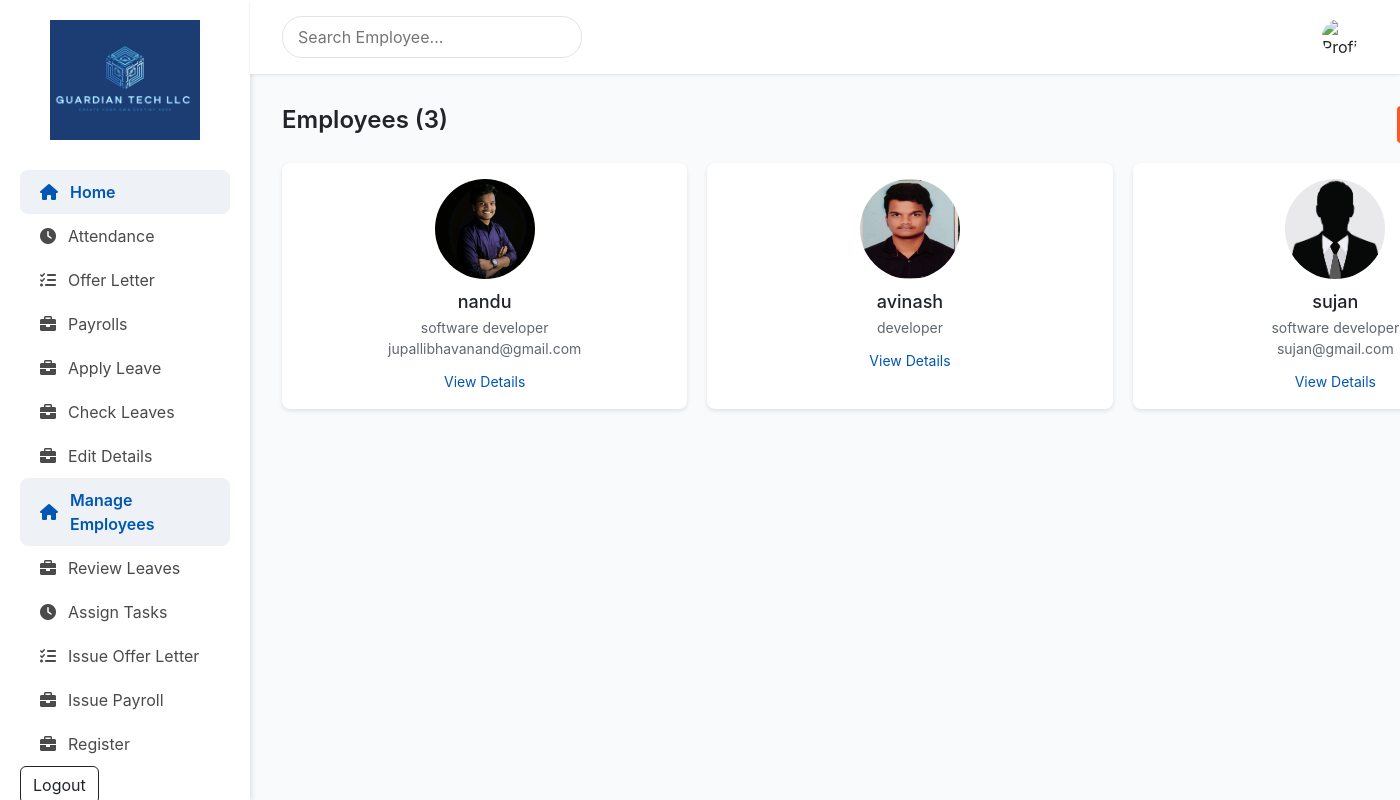
Page /employees/ (signed in) on the committed database.
### user/models.py (models this page shows, shortened)
class Employee(models.Model):
    user = models.OneToOneField(User, on_delete=models.CASCADE)
    manager = models.ForeignKey(Manager, on_delete=models.SET_NULL, null=True, blank=True)
    father_name = models.CharField(max_length=100)
    date_of_birth = models.DateField(null=True)
    gender = models.CharField(max_length=10)
    phone = models.CharField(max_length=15, validators=[RegexValidator(r'^\d{10,15}$', 'Enter a valid phone number')])
    email = models.EmailField(unique=True)  # Ensure email is unique
    local_address = models.CharField(max_length=255)
    permanent_address = models.CharField(max_length=255)
    department = models.CharField(max_length=50)
    employee_id = models.CharField(max_length=10, unique=True)  # Ensure employee ID is unique
    photo = models.ImageField(upload_to='employee_photos/', default='employee_photos/avatar.jpg', null=True, blank=True)
    banner = models.ImageField(upload_to='employee_banner/',null=True, blank=True)

### user/views.py (the view)
# urls.py: path('employees/', user_view.employee_list, name='employee_list'),
@user_passes_test(is_manager)
def employee_list(request):
    search_query = request.GET.get('search', '')  # Get the search query from the URL
    if search_query:
        employees = Employee.objects.filter(
            Q(user__first_name__icontains=search_query) |  # Match first name
            Q(user__last_name__icontains=search_query) |   # Match last name
            Q(user__username__icontains=search_query)      # Match username
        )
    else:
        employees = Employee.objects.all()  # Default: Show all employees if no search query
    return render(request, 'manager/employee_list.html', {'employees': employees, 'search_query': search_query})

### user/views.py (called while the page is built)
def is_manager(user):
    return hasattr(user, 'manager')

### templates/manager/employee_list.html (shortened to what this page needs)
{% load static %}
<!DOCTYPE html>
<html lang="en">
<head>
  <link href="https://cdnjs.cloudflare.com/ajax/libs/font-awesome/6.0.0/css/all.min.css" rel="stylesheet">
  <link href="https://cdn.jsdelivr.net/npm/bootstrap@5.3.3/dist/css/bootstrap.min.css" rel="stylesheet">
</head>
<body>
  <div class="sidebar">
    <div class="logo">
      <img src="{% static 'images/fulllogo.jpg' %}" alt="Logo">
    </div>
    <a href="{% url 'profile' %}" class="active"><i class="fas fa-home"></i> Home</a>
    <a href="{% url 'view_attendance' %}"><i class="fas fa-clock"></i> Attendance</a>
    <a href="{% url 'view_offer_letter' %}"><i class="fas fa-tasks"></i> Offer Letter</a>
    <a href="{% url 'view_payrolls' %}"><i class="fas fa-briefcase"></i> Payrolls</a>
    <a href="{% url 'apply_leave' %}"><i class="fas fa-briefcase"></i> Apply Leave</a>
    <a href="{% url 'employee_leave_history' %}"><i class="fas fa-briefcase"></i> Check Leaves</a>
    <a href="{% url 'edit_personal_details' %}"><i class="fas fa-briefcase"></i> Edit Details</a>
    <a href="{% url 'employee_list' %}" class="active"><i class="fas fa-home"></i> Manage Employees</a>
    <a href="{% url 'review_leave' %}"><i class="fas fa-briefcase"></i> Review Leaves</a>
    <a href="{% url 'assign_task' %}"><i class="fas fa-clock"></i> Assign Tasks</a>
    <a href="{% url 'issue_offer_letter' %}"><i class="fas fa-tasks"></i> Issue Offer Letter</a>
    <a href="{% url 'upload_payroll' %}"><i class="fas fa-briefcase"></i> Issue Payroll</a>
    <a href="{% url 'user-register' %}"><i class="fas fa-briefcase"></i> Register</a>
    <form class="d-flex" action="{% url 'user-logout' %}" method="post">
      <button type="submit" class="btn btn-outline-dark">Logout</button>
    </form>
  </div>
  <nav class="navbar">
    <div class="search-bar">
      <input id="searchInput" type="text" placeholder="Search Employee..." onkeyup="searchEmployee()">
    </div>
    <div class="profile-menu">
      <img src="{% if profile.photo %}{{ profile.photo.url }}{% else %}{% static 'default_user.png' %}{% endif %}" alt="Profile">
    </div>
  </nav>
  <div class="container">
    <div class="employee-header">
      <h2>Employees ({{ employees.count }})</h2>
      <button class="add-btn" onclick="window.location.href='{% url 'user-register' %}'">+ Add Employee</button>
    </div>
    <div class="employee-grid" id="employeeGrid">
      {% for employee in employees %}
      <div class="employee-card" data-name="{{ employee.user.first_name }} {{ employee.user.last_name }}">
        <img src="{% if employee.photo %}{{ employee.photo.url }}{% else %}{% static 'default_user.png' %}{% endif %}" alt="Profile">
        <h5>{{ employee.user.username }}</h5>
        <p>{{ employee.department }}</p>
        <p>{{ employee.user.email }}</p>
        <a href="{% url 'employee_detail' employee.id %}" class="view-details">View Details</a>
      </div>
      {% endfor %}
    </div>
  </div>
</body>
</html>

### templates/manager/employee_list.html (style rules this page uses)
body { font-family: 'Inter', sans-serif; background-color: #f9fafc; margin: 0; }
.sidebar { width: 250px; height: 100vh; background-color: #fff; position: fixed; top: 0; left: 0; box-shadow: 2px 0 5px rgba(0, 0, 0, 0.1); padding: 20px; }
.sidebar .logo { text-align: center; margin-bottom: 30px; }
.sidebar .logo img { width: 150px; }
.sidebar a { text-decoration: none; color: #4a4a4a; display: flex; align-items: center; gap: 12px; padding: 10px 20px; font-size: 16px; transition: background-color 0.2s ease, color 0.2s ease; border-radius: 8px; }
.sidebar a:hover, .sidebar a.active { background-color: #eef2f6; color: #0056b3; font-weight: 600; }
.navbar { margin-left: 250px; padding: 1rem 2rem; background-color: #ffffff; box-shadow: 0 1px 3px rgba(0, 0, 0, 0.1); display: flex; align-items: center; justify-content: space-between; position: sticky; top: 0; z-index: 999; }
.navbar .search-bar input { width: 300px; border: 1px solid #e0e4e8; border-radius: 20px; padding: 8px 15px; }
.navbar .profile-menu { display: flex; align-items: center; }
.navbar .profile-menu img { width: 36px; height: 36px; border-radius: 50%; margin-right: 10px; }
.container { margin-left: 250px; padding: 2rem; }
.employee-header { display: flex; justify-content: space-between; align-items: center; margin-bottom: 20px; }
.employee-header h2 { font-size: 24px; font-weight: 600; }
.employee-header .add-btn { background-color: #ff5722; color: #fff; border: none; padding: 8px 16px; border-radius: 4px; font-size: 14px; transition: background-color 0.3s ease; }
.employee-grid { display: grid; grid-template-columns: repeat(auto-fill, minmax(300px, 1fr)); gap: 20px; }
.employee-card { background: #fff; border-radius: 8px; box-shadow: 0px 2px 4px rgba(0, 0, 0, 0.1); padding: 16px; text-align: center; transition: box-shadow 0.3s ease; }
.employee-card img { width: 100px; height: 100px; border-radius: 50%; margin-bottom: 12px; }
.employee-card h5 { font-size: 18px; margin-bottom: 4px; }
.employee-card p { color: #606770; font-size: 14px; margin: 0; }
.employee-card .view-details { display: inline-block; margin-top: 12px; font-size: 14px; color: #0056b3; text-decoration: none; transition: color 0.2s ease; }

### rows in the picture
Employee: photo (placeholder picture), user.username "nandu", department "software developer", user.email "jupallibhavanand@gmail.com"
Employee: photo (picture), user.username "avinash", department "developer"
Employee: photo (placeholder picture), user.username "sujan", department "software developer", user.email "sujan@gmail.com"

### other values in the picture
{{ employees.count }} "3"
